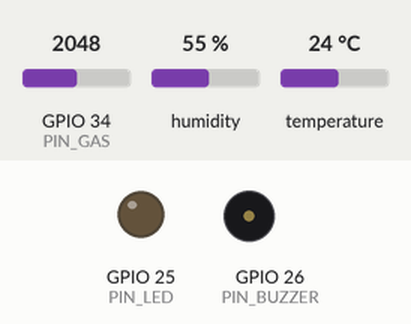
This sketch was run on a simulated ESP32. Parts: output pins drawn as LEDs (lit = HIGH), buzzer (waves = sounding, pin HIGH). Inputs (shaded band) come from the test bench; at power-on: GPIO 34 (PIN_GAS) = 2048, humidity 55 %, temperature 24 °C. WiFi joins after 1.5 s; servers stay silent unless stated; uploads are accepted with an empty reply; what the sketch prints to the serial monitor is not drawn.

Above: at 0.1 s.
At 2.1 s:
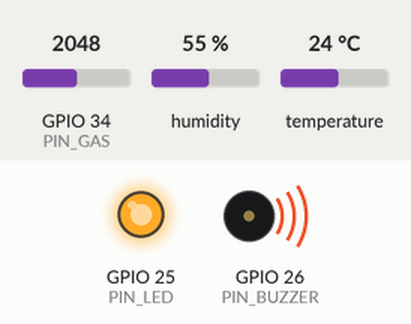
Timing chart, 0 to 3.6 s (numbered marks = the images above):
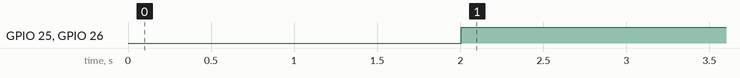

The sketch:

programaJunior.ino
```cpp
#include <WiFi.h>
#include <WiFiManager.h>
#include <WiFiClientSecure.h>
#include <HTTPClient.h>
#include <UniversalTelegramBot.h>
#include <DHT.h>

// ------------------------------
// Configuración de Telegram
// ------------------------------
#define BOT_TOKEN "TU_BOT_TOKEN"
const char* CHAT_ID = "TU_CHAT_ID";

WiFiClientSecure telegramClient;
UniversalTelegramBot bot(BOT_TOKEN, telegramClient);

// ------------------------------
// Configuración de Supabase
// ------------------------------
const char* supabaseUrl  = "https://xjmqzdnhactuschmmaaa.supabase.co";
const char* supabaseKey  = "TU_SUPABASE_ANON_KEY";
const char* supabaseTable = "tu_tabla";   // ejemplo: alertas, sensores, etc.

WiFiClientSecure supabaseClient;
HTTPClient http;

// ------------------------------
// Pines y sensores
// ------------------------------
#define PIN_LED 25
#define PIN_BUZZER 26
#define PIN_GAS 34
#define PIN_DHT 4

#define DHTTYPE DHT22
DHT dht(PIN_DHT, DHTTYPE);

// ------------------------------
// Umbrales
// ------------------------------
#define UMBRAL_GAS 300
#define UMBRAL_TEMP 5
#define UMBRAL_HUM 70

// ------------------------------
// Variables de tiempo
// ------------------------------
unsigned long tiempoSensado = 0;
unsigned long tiempoEnvio = 0;

const unsigned long intervaloSensado = 2000;
const unsigned long intervaloEnvio = 60000;

// ------------------------------
// Variables de sensores
// ------------------------------
int gas = 0;
float temperatura = 0;
float humedad = 0;

bool alertaActiva = false;

// ------------------------------
// Enviar datos a Supabase
// ------------------------------
bool enviarASupabase(int gas, float temperatura, float humedad, bool alerta) {
  if (WiFi.status() != WL_CONNECTED) return false;

  String url = String(supabaseUrl) + "/rest/v1/" + supabaseTable;

  http.begin(supabaseClient, url);
  http.addHeader("Content-Type", "application/json");
  http.addHeader("apikey", supabaseKey);
  http.addHeader("Authorization", String("Bearer ") + supabaseKey);
  http.addHeader("Prefer", "return=minimal");

  String json = "{";
  json += "\"gas\":" + String(gas) + ",";
  json += "\"temperatura\":" + String(temperatura, 1) + ",";
  json += "\"humedad\":" + String(humedad, 1) + ",";
  json += "\"alerta\":" + String(alerta ? "true" : "false");
  json += "}";

  int httpResponseCode = http.POST(json);

  Serial.print("Supabase HTTP: ");
  Serial.println(httpResponseCode);

  if (httpResponseCode > 0) {
    Serial.println(http.getString());
  }

  http.end();

  return (httpResponseCode >= 200 && httpResponseCode < 300);
}

void setup() {
  Serial.begin(115200);

  pinMode(PIN_LED, OUTPUT);
  pinMode(PIN_BUZZER, OUTPUT);
  digitalWrite(PIN_LED, LOW);
  digitalWrite(PIN_BUZZER, LOW);

  dht.begin();

  WiFiManager wifiManager;
  wifiManager.startConfigPortal("ESP32-Config");

  Serial.println("\n✅ Conectado a WiFi");
  Serial.print("IP: ");
  Serial.println(WiFi.localIP());

  // Para HTTPS
  telegramClient.setInsecure();
  supabaseClient.setInsecure();
}

void loop() {
  unsigned long ahora = millis();

  // --------- Lectura de sensores cada 2s ---------
  if (ahora - tiempoSensado >= intervaloSensado) {
    tiempoSensado = ahora;

    gas = analogRead(PIN_GAS);
    temperatura = dht.readTemperature();
    humedad = dht.readHumidity();

    if (isnan(temperatura) || isnan(humedad)) {
      Serial.println("❌ Error leyendo el DHT22");
      return;
    }

    Serial.print("Gases: ");
    Serial.print(gas);
    Serial.print(" | Temp: ");
    Serial.print(temperatura);
    Serial.print("°C | Humedad: ");
    Serial.print(humedad);
    Serial.println("%");

    alertaActiva = (gas > UMBRAL_GAS || temperatura < UMBRAL_TEMP || humedad > UMBRAL_HUM);

    if (alertaActiva) {
      digitalWrite(PIN_LED, HIGH);
      digitalWrite(PIN_BUZZER, HIGH);
    } else {
      digitalWrite(PIN_LED, LOW);
      digitalWrite(PIN_BUZZER, LOW);
    }

    // Guardar cada lectura en Supabase
    enviarASupabase(gas, temperatura, humedad, alertaActiva);
  }

  // --------- Envío de alerta a Telegram cada 60s ---------
  if (alertaActiva && (ahora - tiempoEnvio >= intervaloEnvio)) {
    tiempoEnvio = ahora;

    String mensaje = "⚠️ ALERTA DE ALIMENTOS ⚠️\n";
    mensaje += "Gases: " + String(gas) + "\n";
    mensaje += "Temp: " + String(temperatura) + "°C\n";
    mensaje += "Humedad: " + String(humedad) + "%\n";
    mensaje += "¡Revisa los alimentos inmediatamente!";

    if (bot.sendMessage(String(CHAT_ID), mensaje, "")) {
      Serial.println("✅ Mensaje enviado a Telegram.");
    } else {
      Serial.println("❌ Error al enviar el mensaje.");
    }
  }
}
```

Measured:
- by itself, GPIO 25 (PIN_LED), GPIO 26 (PIN_BUZZER): LOW → HIGH at 2.0 s
